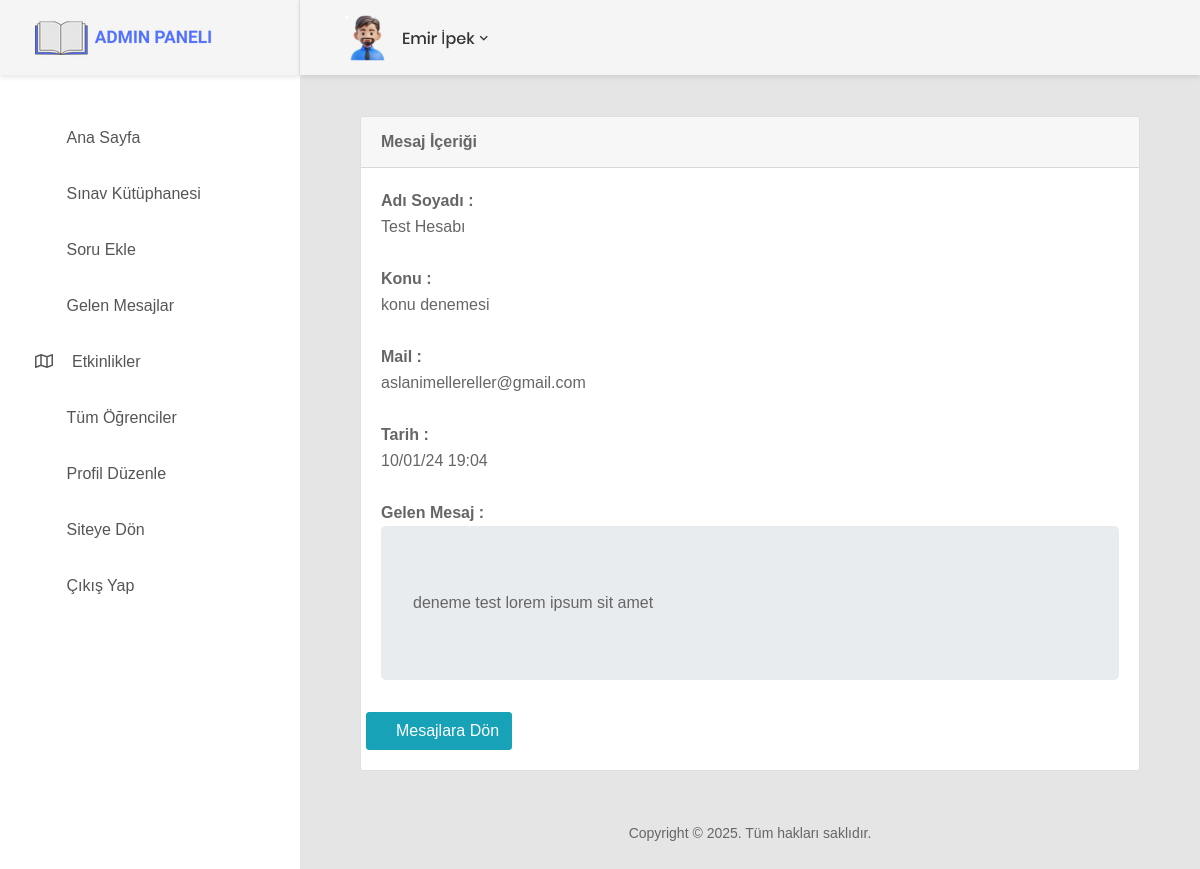
The page /AdminPanel/messageshow.php?Id=2 (signed in) on the database its author committed.
### tables this page shows
CREATE TABLE `message` (
  `Id` int NOT NULL,
  `Message` varchar(255) NOT NULL,
  `Date` datetime NOT NULL,
  `Subject` varchar(120) NOT NULL,
  `Name` varchar(120) NOT NULL,
  `Mail` varchar(120) NOT NULL
);

### AdminPanel/messageshow.php (the view, shortened to what this page needs)
<?php
include_once 'head.php'
?>
<?php if (isset($_SESSION['Id']) && isset($_SESSION['Mail']) && isset($_SESSION['Admin']) && isset($_GET['Id'])) { ?>
<body>
<div class="page-wrapper">
    <?php
    include_once 'sidebar.php';
    ?>
    <div class="page-container">
        <header class="header-desktop">
            <div class="section__content section__content--p30">
                <div class="container-fluid">
                    <?php
                    include_once 'header.php';
                    ?>
                </div>
            </div>
        </header>
        <div class="main-content">
            <div class="section__content section__content--p30">
                <div class="container-fluid">
                    <div class="col-md-12">
                        <div class="card">
                            <div class="card-header">
                                <strong class="card-title">Mesaj İçeriği</strong>
                            </div>
                            <div class="card-body">
                                <div class="vue-misc">
                                    <?php
                                    $id = $_GET['Id'];
                                    $selectedQuery = $conn->prepare("SELECT * FROM message WHERE Id = ?");
                                    $selectedQuery->execute([$id]);
                                    $selectedRow = $selectedQuery->fetch(PDO::FETCH_ASSOC);
                                    if ($selectedRow !== null) {
                                    ?>
                                    <div class="row">
                                        <div class="col-md-6">
                                            <b>Adı Soyadı :</b>
                                            <br>
                                            <p><?php echo $selectedRow['Name'] ?></p>
                                            <br>
                                            <b>Konu :</b>
                                            <br>
                                            <p><?php echo $selectedRow['Subject'] ?></p>
                                            <br>
                                            <b>Mail :</b>
                                            <br>
                                            <p><?php echo $selectedRow['Mail'] ?></p>
                                            <br>
                                            <b>Tarih :</b>
                                            <br>
                                            <p><?php echo date('d/m/y H:i', strtotime($selectedRow['Date'])); ?></p>
                                            <br>
                                        </div>
                                        <div class="col-md-12">
                                            <b>Gelen Mesaj :</b>
                                            <br>
                                            <div class="jumbotron">
                                                <?php echo $selectedRow['Message'] ?>
                                            </div>
                                        </div>
                                        <a href="messagelist.php" class="btn btn-info" title="Geri Gel">
                                            <i class="fa-solid fa-arrow-left-long"></i> Mesajlara Dön
                                        </a>
                                    </div>
                                </div>
                                <?php } ?>
                            </div>
                        </div>
                    </div>
                    <?php
                    include_once 'footer.php';
                    ?>
                </div>
            </div>
        </div>
    </div>
</div>
<?php
include_once 'script.php';
} else {
    header("Location: login.php?error=" . urlencode("Lütfen bu sayfayı görüntülemek için önce oturum açın."));
}
?>

### rows shown on the page
message: Name "Test Hesabı", Subject "konu denemesi", Mail "aslanimellereller@gmail.com", Date "10/01/24 19:04", Message "deneme test lorem ipsum sit amet"

### other values the page prints
$_SESSION['Name'] "Emir İpek"
